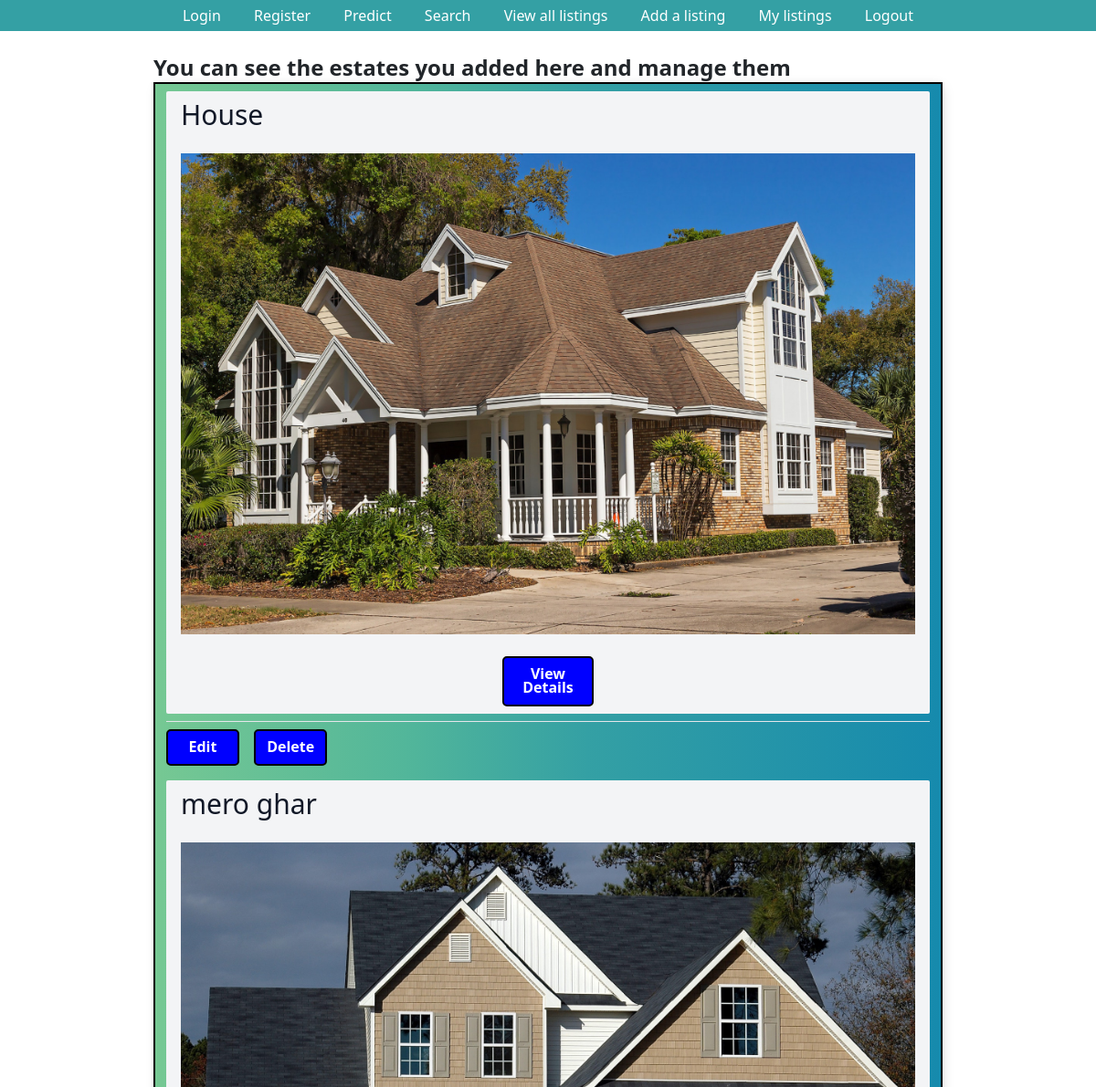
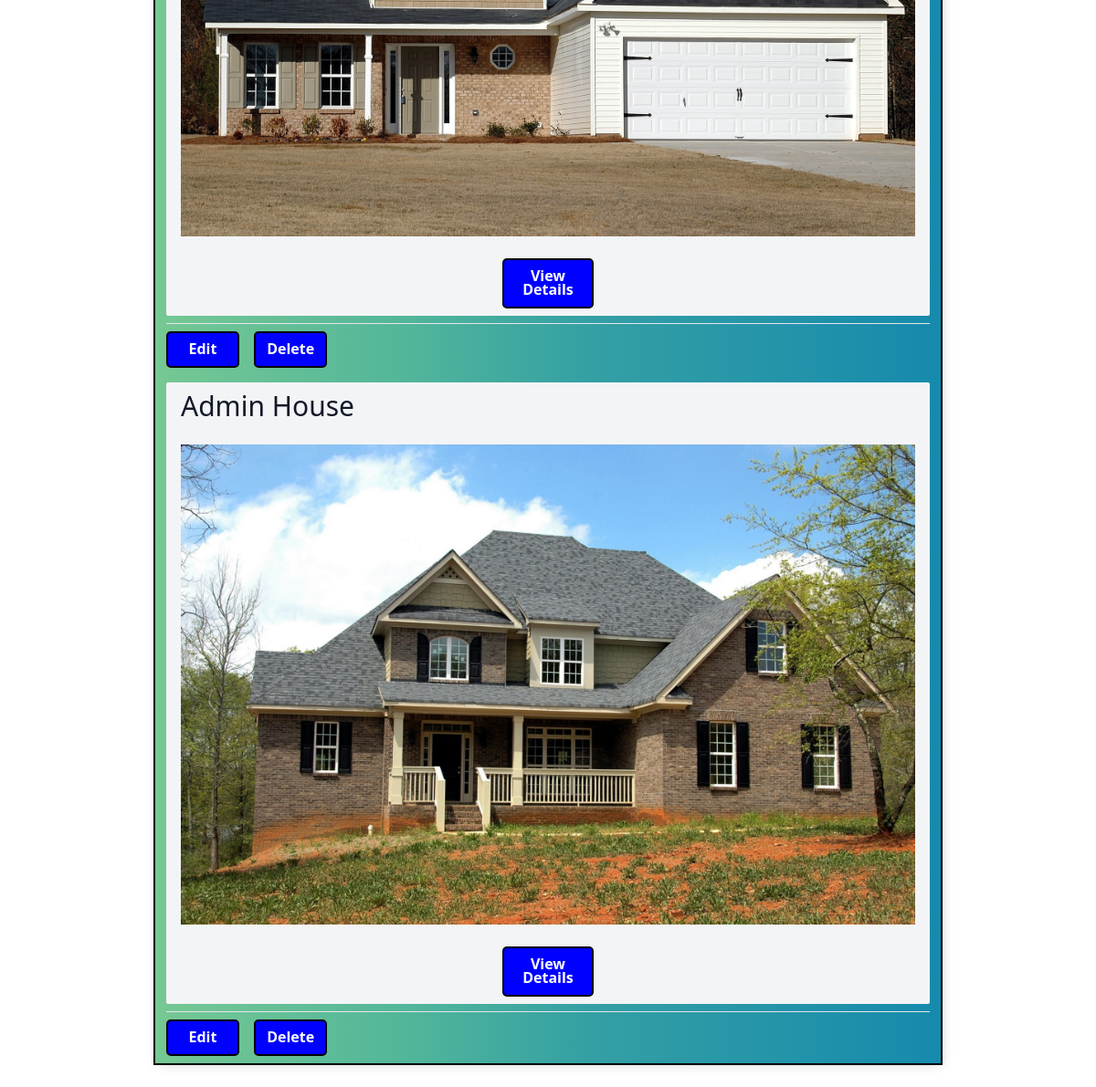
The app's page /user_specific_listings/ (signed in) with its own data (2 pictures, top to bottom).
### listings/models.py (models this page shows, shortened)
class Listing(models.Model):
    Title = models.CharField(max_length=30, default='House on Sale')
    Location = models.CharField(max_length=30, default='Kalanki')
    City = models.CharField(max_length=30, default='Kathmandu')
    Price = models.IntegerField(default=9999999)
    Bedroom = models.IntegerField(default=1)
    Bathroom = models.IntegerField(default=1)
    Floors = models.IntegerField(default=1)
    Parking = models.IntegerField(default=1)
    Face = models.CharField(max_length=30, default="East")
    Area = models.IntegerField(default=100)
    Road_Width = models.IntegerField(default=0)
    Road_Type = models.CharField(max_length=30, default="Concrete")
    Build_Area = models.IntegerField(default=100)
    Amenities = models.CharField(max_length=30, default="Bathroom")
    Contact_number = models.IntegerField(default=9845654321)
    Contact_mail = models.EmailField(max_length=30, default='admin@gmail.com')
    Image = models.ImageField(max_length = 254)
    user = models.ForeignKey(User, on_delete=models.SET_NULL,null=True)
    is_sold = models.BooleanField(default=False)
    Description = models.CharField(max_length=1000, default="Please describe your estate here. You may also justify the price of your estate here.")
    likes = models.ManyToManyField(User, related_name='estate')

### listings/views.py (the view)
# urls.py: path('user_specific_listings/', user_specific_listings, name='user_specific_listings'),
@login_required
def user_specific_listings(request):
    queryset_list=Listing.objects.all()
    username = request.user.username
    queryset_list=Listing.objects.filter(user__username=username)
    context={
        'listings':queryset_list,
    }
    return render(request, "user_specific_listings.html", context)

### templates/user_specific_listings.html (shortened to what this page needs)
{% extends "base.html" %}
    {% block content %}
    {% if request.user.is_authenticated %}
    <h2 class="text-2xl text-black-600"><strong>You can see the estates you added here and manage them</strong></h2>
    <div class="container">
        {% if listings %}
        {% for listing in listings %}
            <div class="mt-2 px-3 py-2 bg-gray-100 rounded-sm">
                <h3 class="text-3xl text-gray-900">{{ listing.Title }}</h3><br>
                {% if listing.Image %}
                <img src="{{ listing.Image.url }}" alt="">
                {% endif %}
                <br><center><a href="/listings/{{ listing.id }}/" class="button">View Details</a></center>
            </div>
            <div>
                {% if request.user.is_authenticated %}
                <div class="mt-2 py-2 border-t border-gray-200">
                    <a href="/listings/{{ listing.id }}/edit/" class="other-buttons">
                        Edit</a>
                    <a href="/listings/{{ listing.id }}/delete/" class="ml-3 other-buttons">
                        Delete</a>
                </div>
                {% endif %}
            </div>
        {% endfor %}
        {% else %}
        <div class="col-md-12">
        <p>No Listings Available</p>
        </div>
        {% endif %}
    </div>
    {% endif %}
    {% endblock %}

### templates/base.html (style rules this page uses)
.button { display: inline-block; width: 100px; height: 55px; background: blue !important; padding: 10px; text-align: center; border-radius: 5px; color: white; font-weight: bold; line-height: 15px; text-decoration: none; border: 2px solid #000; }
.other-buttons { display: inline-block; width: 80px; height: 40px; background: blue !important; padding: 10px; text-align: center; border-radius: 5px; color: white; font-weight: bold; line-height: 15px; text-decoration: none; border: 2px solid #000; }
.container { max-width: 1550px; margin: auto; background-color: rgba(136, 5, 5, 0.421); -webkit-box-shadow: 2px 2px 13px -4px rgba(0, 0, 0, 0.21); box-shadow: 2px 2px 13px -4px rgba(0, 0, 0, 0.21); background: linear-gradient(90deg, #76C893 0%, #52B69A 32%, #34A0A4 55%, #168AAD 100%); border: 2px solid #000 }

### records on screen
Listing: Title "House", Image (picture)
Listing: Title "mero ghar", Image (picture)
Listing: Title "Admin House", Image (picture)
